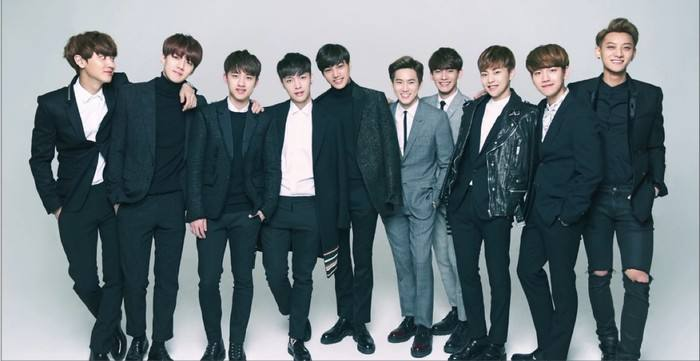
#> input picture Mtcnn_1/2.jpg, 700 x 361 px, found by its file name
$ python adaptive_threshold.py
#> lines starting #> are read from the running program, lines starting #| are printed output that depends on the picture; after the words box and inside, x2 and y2 are one past the last pixel; in counts of white or black regions, pixels touching at a corner belong together
import cv2
import numpy as np
from matplotlib import pyplot as plt

img = cv2.imread('2.jpg', 0)
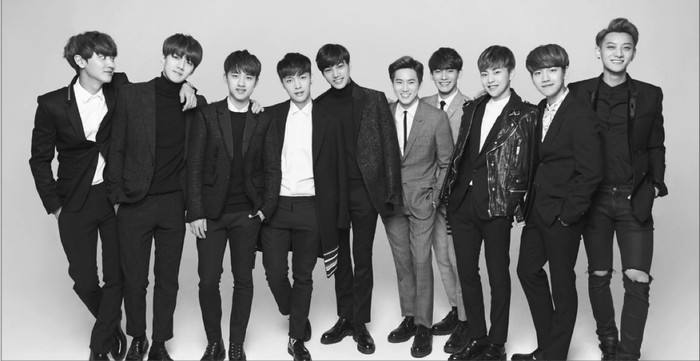
#> img: shape (361, 700); min 0, max 255, mean 117.2
# img = cv2.GaussianBlur(img, (5, 5), 0)

ret, th1 = cv2.threshold(img, 127, 255, cv2.THRESH_BINARY)
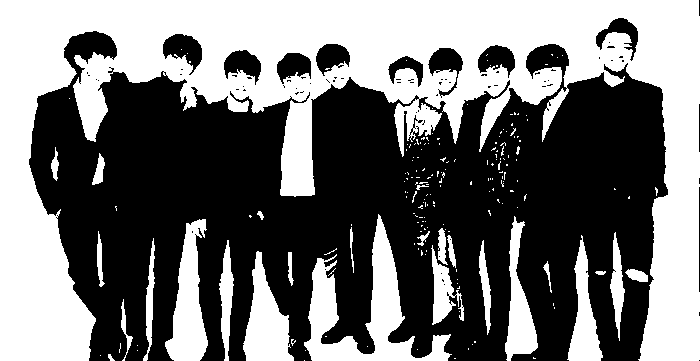
#> th1: shape (361, 700); 45.2% white; 191 white regions (164 under 20 px), largest, box (x1, y1, x2, y2) and area: (0, 0, 700, 361) 90410, (304, 214, 452, 361) 6803, (165, 219, 208, 361) 3368
th2 = cv2.adaptiveThreshold(img, 255, cv2.ADAPTIVE_THRESH_MEAN_C,
                            cv2.THRESH_BINARY, 11, 2)
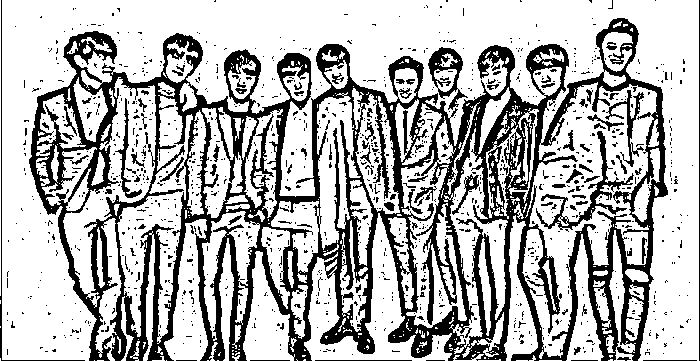
#> th2: shape (361, 700); 70.8% white; 1144 black regions (1054 under 20 px), largest, box (x1, y1, x2, y2) and area: (29, 18, 668, 361) 61888, (536, 131, 634, 230) 1261, (428, 47, 468, 110) 879
th3 = cv2.adaptiveThreshold(img, 255, cv2.ADAPTIVE_THRESH_GAUSSIAN_C,
                            cv2.THRESH_BINARY, 11, 2)
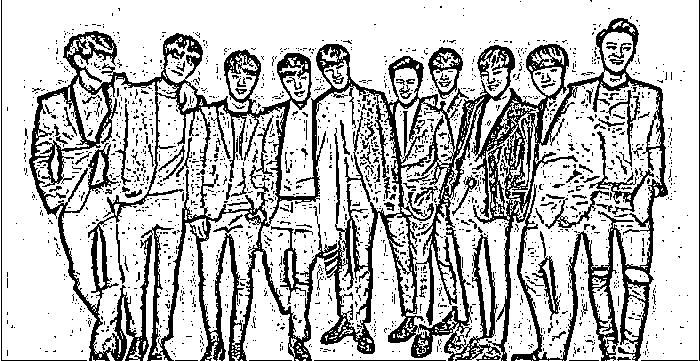
#> th3: shape (361, 700); 74.7% white; 1950 black regions (1830 under 20 px), largest, box (x1, y1, x2, y2) and area: (29, 18, 668, 361) 48974, (589, 131, 654, 215) 707, (428, 47, 463, 99) 640

titles = ['Original Image', 'Global Thresholding (v = 127)',
          'Adaptive Mean Thresholding', 'Adaptive Gaussian Thresholding']
images = [img, th1, th2, th3]

for i in range(4):
    plt.subplot(2, 2, i + 1), plt.imshow(images[i], 'gray')
    plt.title(titles[i])
    plt.xticks([]), plt.yticks([])
plt.show()

$ run again, with Mtcnn_1/0.jpg copied over Mtcnn_1/2.jpg
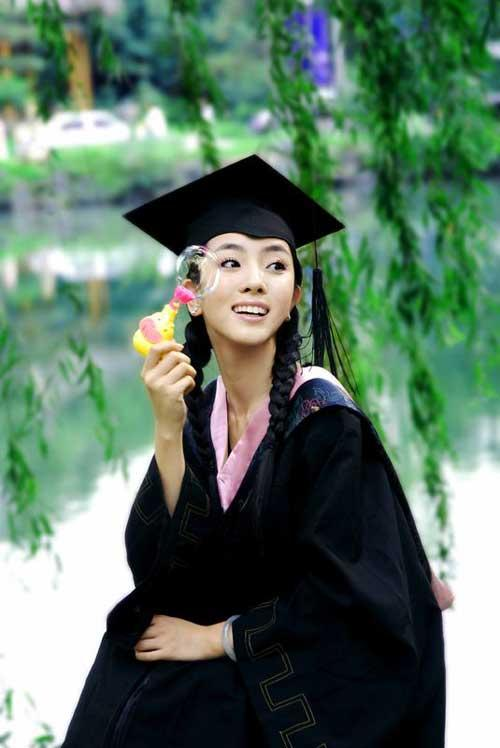
#> input picture Mtcnn_1/0.jpg, 500 x 748 px, found by its file name
#> `ret, th1 = cv2.threshold(img, 127, 255, cv2.THRESH_BINARY)`:
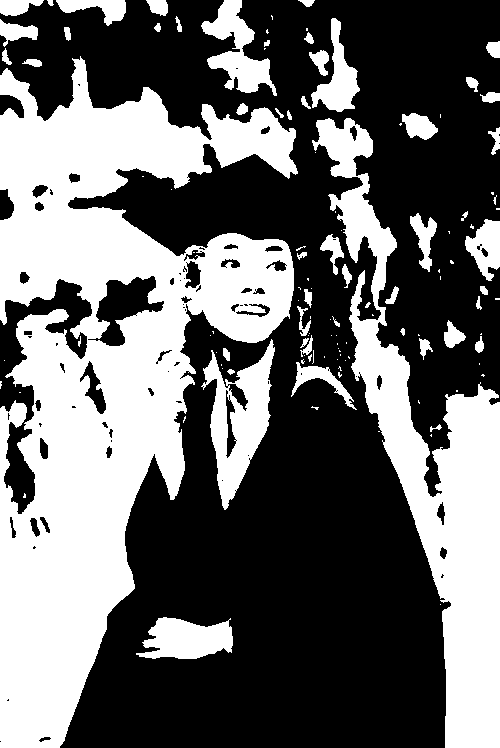
#> th1: shape (748, 500); 41.3% white; 121 white regions (69 under 20 px), largest, box (x1, y1, x2, y2) and area: (0, 56, 298, 748) 97428, (312, 118, 500, 748) 33984, (201, 339, 275, 510) 5512
#> th2: shape (748, 500); 68.4% white; 1219 black regions (852 under 20 px), largest, box (x1, y1, x2, y2) and area: (89, 154, 455, 748) 26465, (106, 0, 455, 307) 18078, (106, 592, 328, 748) 5582
#> `th3 = cv2.adaptiveThreshold(img, 255, cv2.ADAPTIVE_THRESH_GAUSSIAN_C, ..`:
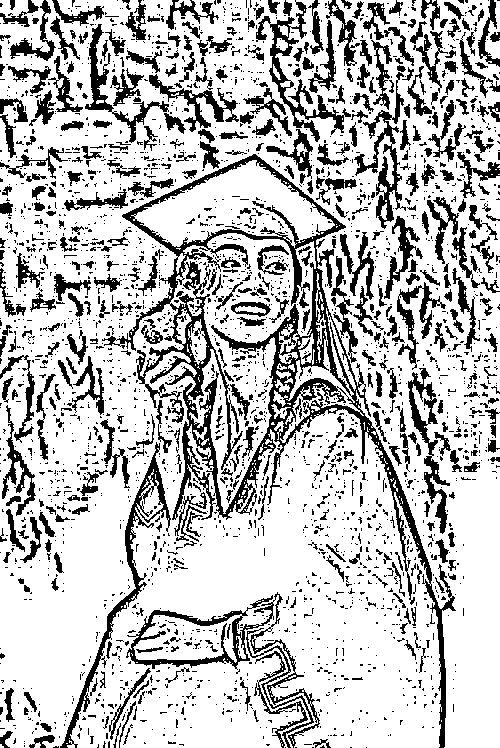
#> th3: shape (748, 500); 75.3% white; 2704 black regions (2228 under 20 px), largest, box (x1, y1, x2, y2) and area: (102, 154, 456, 748) 19129, (126, 592, 320, 748) 2939, (60, 442, 171, 748) 2507

$ run again, with Mtcnn_1/1.jpg copied over Mtcnn_1/2.jpg
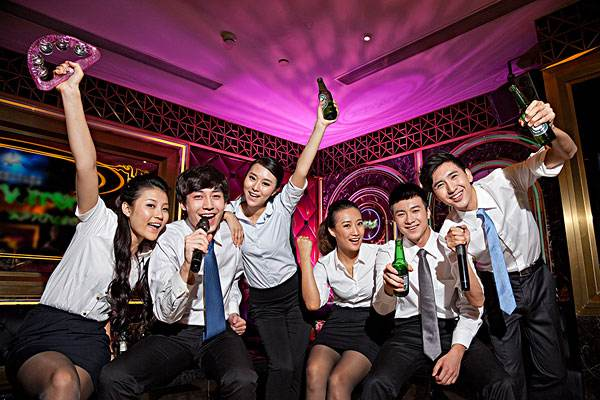
#> input picture Mtcnn_1/1.jpg, 600 x 400 px, found by its file name
#> `ret, th1 = cv2.threshold(img, 127, 255, cv2.THRESH_BINARY)`:
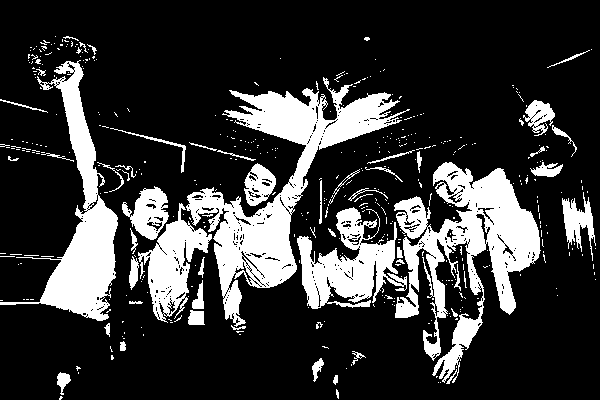
#> th1: shape (400, 600); 21.5% white; 453 white regions (399 under 20 px), largest, box (x1, y1, x2, y2) and area: (186, 77, 410, 327) 13624, (394, 162, 541, 384) 12329, (0, 60, 118, 321) 8365
#> th2: shape (400, 600); 55.3% white; 1548 black regions (1295 under 20 px), largest, box (x1, y1, x2, y2) and area: (0, 0, 600, 400) 77736, (318, 26, 506, 149) 2520, (337, 0, 540, 85) 1773
#> `th3 = cv2.adaptiveThreshold(img, 255, cv2.ADAPTIVE_THRESH_GAUSSIAN_C, ..`:
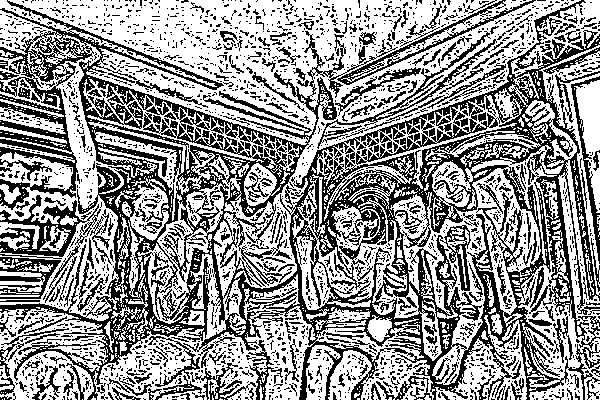
#> th3: shape (400, 600); 58.5% white; black in thin lines or dots
